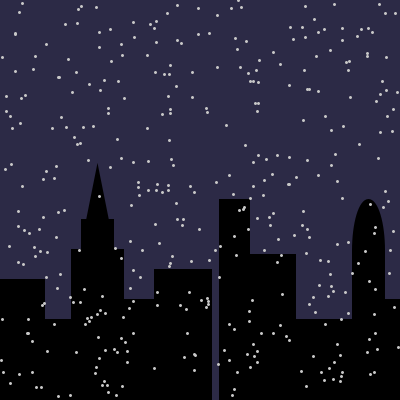
Frame 1 (no input)
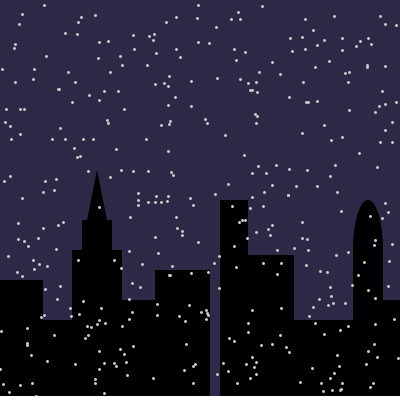
Frame 60 (the mouse pressed at the canvas centre just before this capture)
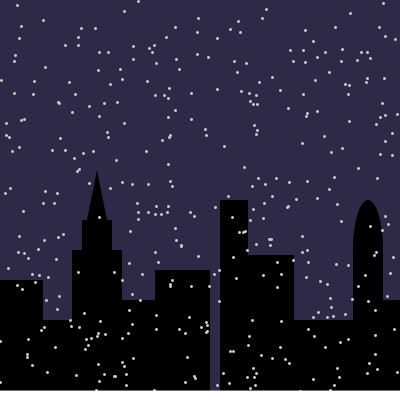
Frame 120 (the mouse held since frame 60 and released just before this capture)

The Processing sketch that drew these frames (run headless with seeded random() and noise(); from frame 60 on, the mouse is pressed at the canvas centre):

// Processing sketch: processing_132040
// ── processing_132040.pde

// merkle
// Neve, montado seguindo tutorial prof. Merkle chuva
int flocos=400;
float [] nevex;
float [] nevey;
 int ac;//função acumular neve
 
void setup() {
  size(400, 400);
  strokeWeight(3);
  //  frameRate(10);
  stroke(0);
  
 nevex = new float[flocos];
  nevey = new float[flocos];
  for (int i=0; i<flocos; i++)
  {
    nevex[i] = floor(random(width));
    nevey[i] = floor(random(height));
  }
  
}
 
void draw() {
 
  //background(100, 100, 255);
  background(44 , 42 , 70);
   //predios pretos
  fill(0);
 
  //predios
  rect(0, 280, 43, 120);
  rect(42, 320, 30, 80);
  rect(72, 250, 50, 150);
  rect(82, 220, 30, 30);
  triangle(87, 220,107, 220, 97, 170);
  rect(122, 300, 34, 100);
 rect(155,270,55,130);
 rect(220,200,28,200);
 rect(248,255,46,145);
 rect(294,320,59,80);
 rect(353,250,30,150);
 ellipse (368, 250, 30, 100);
  rect(383,300,17,100 );

  
 
  stroke(200);
  for (int i=0; i<flocos; i++)
  {
    point(nevex[i], nevey[i]);
    nevey[i]=nevey[i]+random(-0.1, 0.5);//MOVIMENTO VERTICAL
    nevex[i]=nevex[i]+random(-0.1, 0.1);//MOVIMENTO HORIZONTAL
    if (nevey[i]>height)
    {
      nevex[i] = floor(random(width*1.5));
      nevey[i] = 0;//floor(random(height));
  
      if(ac< 400)//limite altura neve
      ac++;//função acumular neve
    }
  }
  fill(255);//função acumular neve
  noStroke();//função acumular neve
  rect(0,height,width,-pow(ac,0.777));//função acumular neve 
  
  
}
 
//void keyPressed()
{
  //background(random(100), random(60), random(54));
}
